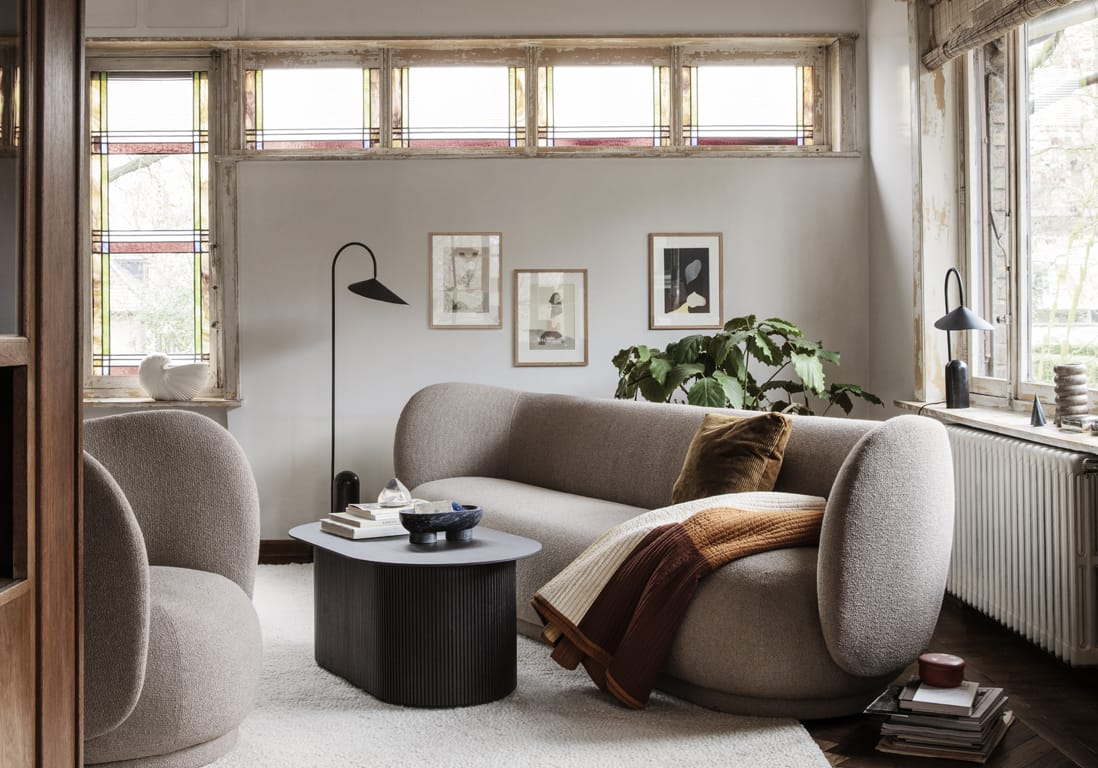
#> input picture S5/TSI/images/image_color.jpg, 1098 x 768 px
$ jupyter execute Traitement_image.ipynb
#> lines starting #> are read from the running program, lines starting #| are printed output that depends on the picture; after the words box and inside, x2 and y2 are one past the last pixel; in counts of white or black regions, pixels touching at a corner belong together
[cell 1]
import numpy as np
import matplotlib.pyplot as plt
import cv2

image_color = cv2.imread('images/image_color.jpg')
#> image_color is the input picture: shape (768, 1098, 3); mean B, G, R 126.9, 134.7, 143.5
def DFT(image):
    image = cv2.cvtColor(image, cv2.COLOR_BGR2GRAY)
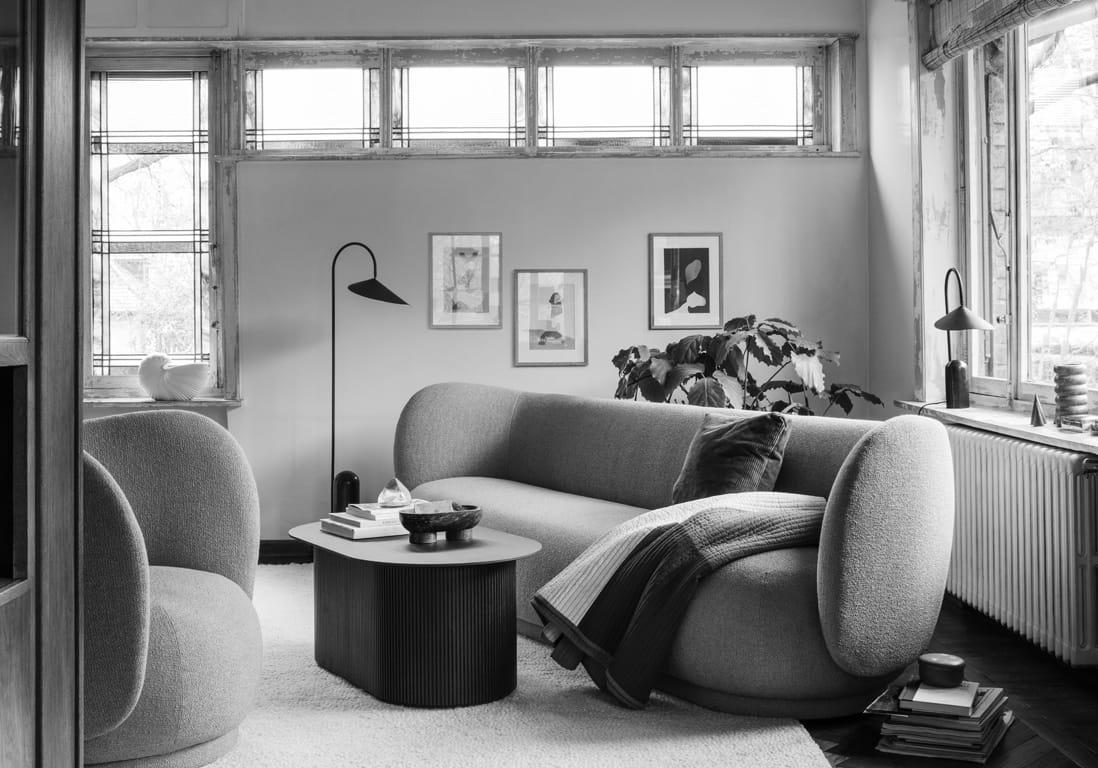
#> image: shape (768, 1098); min 0, max 255, mean 136.5
    dft = np.fft.fft2(image)
    dft_shift = np.fft.fftshift(dft)

    magnitude_spectrume = np.log(1 + np.abs(dft_shift))
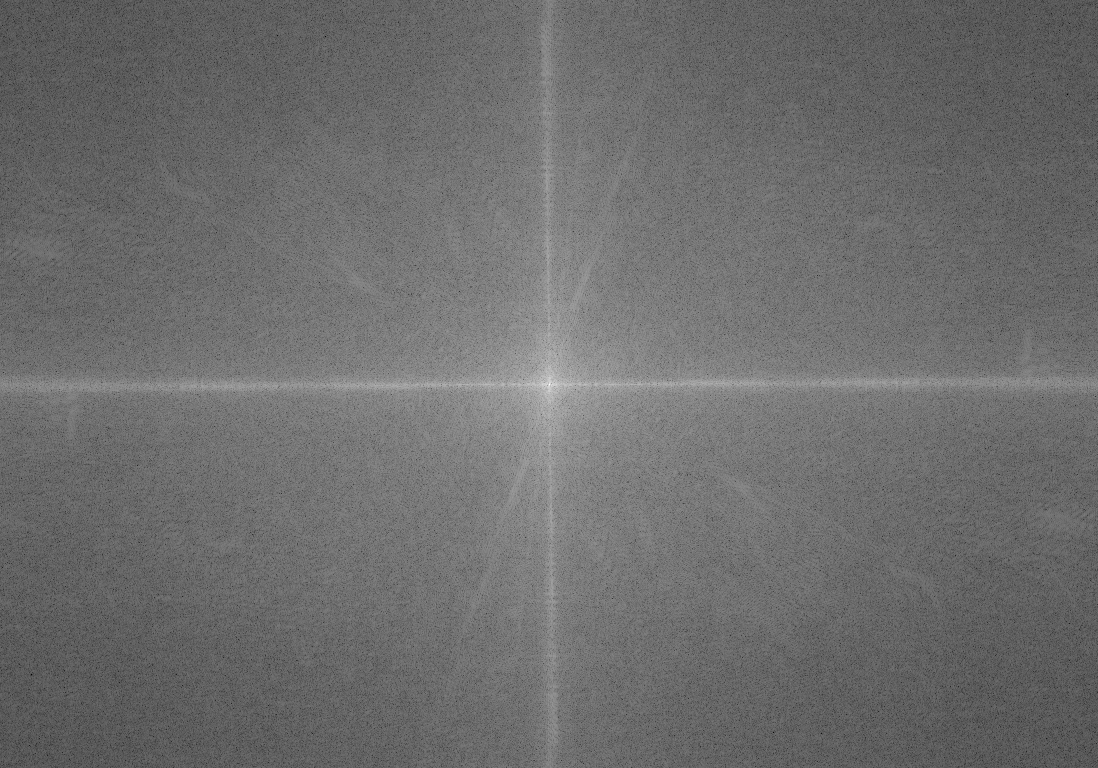
#> magnitude_spectrume: shape (768, 1098) float64; min 0.704, max 18.56, mean 8.37; drawn with min black and max white

    return magnitude_spectrume

plt.figure(figsize=(15,15))

plt.subplot(2, 2, 1)
plt.imshow(cv2.cvtColor(image_color, cv2.COLOR_BGR2RGB), cmap='gray')
plt.axis(False)

plt.subplot(2, 2, 2)
plt.imshow(DFT(image_color), cmap='gray')
plt.colorbar()

plt.show()

[cell 2]
import numpy as np
import matplotlib.pyplot as plt
import cv2

image_color = cv2.imread('images/image_color.jpg')


def DFT(image):
    image = cv2.cvtColor(image, cv2.COLOR_BGR2GRAY)
    dft = np.fft.fft2(image)
    dft_shift = np.fft.fftshift(dft)

    magnitude_spectrume = 20 * np.log(1 + np.abs(dft_shift))

    return magnitude_spectrume, dft_shift


def IFT(dft_shift):
    # dft_shift = DFT(image)[1]
    dft_inverse = np.fft.ifft2(np.fft.ifftshift(dft_shift))

    image_reconstructed = np.abs(dft_inverse)
    return image_reconstructed


plt.figure(figsize=(15,15))

plt.subplot(2, 2, 1)
plt.imshow(cv2.cvtColor(image_color, cv2.COLOR_BGR2RGB), cmap='gray')
plt.axis(False)

plt.subplot(2, 2, 2)
plt.imshow(IFT(DFT(image_color)[1]), cmap='gray')
plt.colorbar()

plt.show()

[cell 3]
def filter_passe_bas(image, radius):
#> called with radius = 40
    magnitude, dft_shift = DFT(image)

    L, C = image.shape[:2]
#> L = 768; C = 1098
    h_L, h_C = L // 2, C // 2
#> h_L = 384; h_C = 549
    mask = np.zeros((L, C), np.uint8)

    center = (h_C, h_L)
#> center = (549, 384)
    cv2.circle(mask, center, radius, 1, -1)
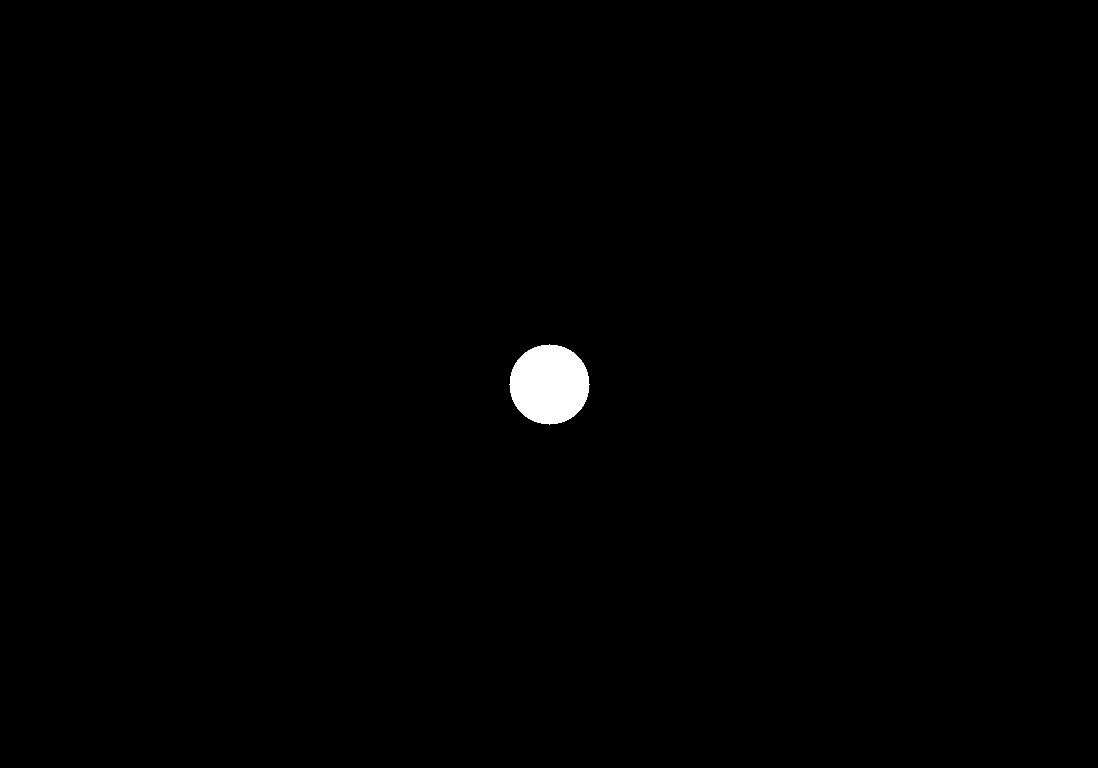
#> mask: shape (768, 1098); values 0 (black) and 1 (white), 0.6% white; 1 white region, box (x1, y1, x2, y2) and area: (509, 344, 590, 425) 5025

    l_pass = dft_shift * mask

    l_pass_img = IFT(l_pass)

    return l_pass_img


plt.figure(figsize=(15,15))

plt.subplot(2, 2, 1)
plt.imshow(cv2.cvtColor(image_color, cv2.COLOR_BGR2RGB), cmap='gray')
plt.axis(False)

plt.subplot(2, 2, 2)
plt.imshow(filter_passe_bas(image_color, 40), cmap='gray')
plt.colorbar()

plt.show()

[cell 4]
def filter_passe_haut(image, radius):
#> called with radius = 40
    _, dft_shift = DFT(image)

    L, C = image.shape[:2]
#> L = 768; C = 1098
    h_L, h_C = L // 2, C // 2
#> h_L = 384; h_C = 549
    mask = np.ones((L, C), np.uint8)

    center = (h_C, h_L)
#> center = (549, 384)
    cv2.circle(mask, center, radius, 0, -1)

    h_pass = dft_shift * mask

    h_pass_img = IFT(h_pass)
#> in IFT (call 3), `image_reconstructed = np.abs(dft_inverse)`:
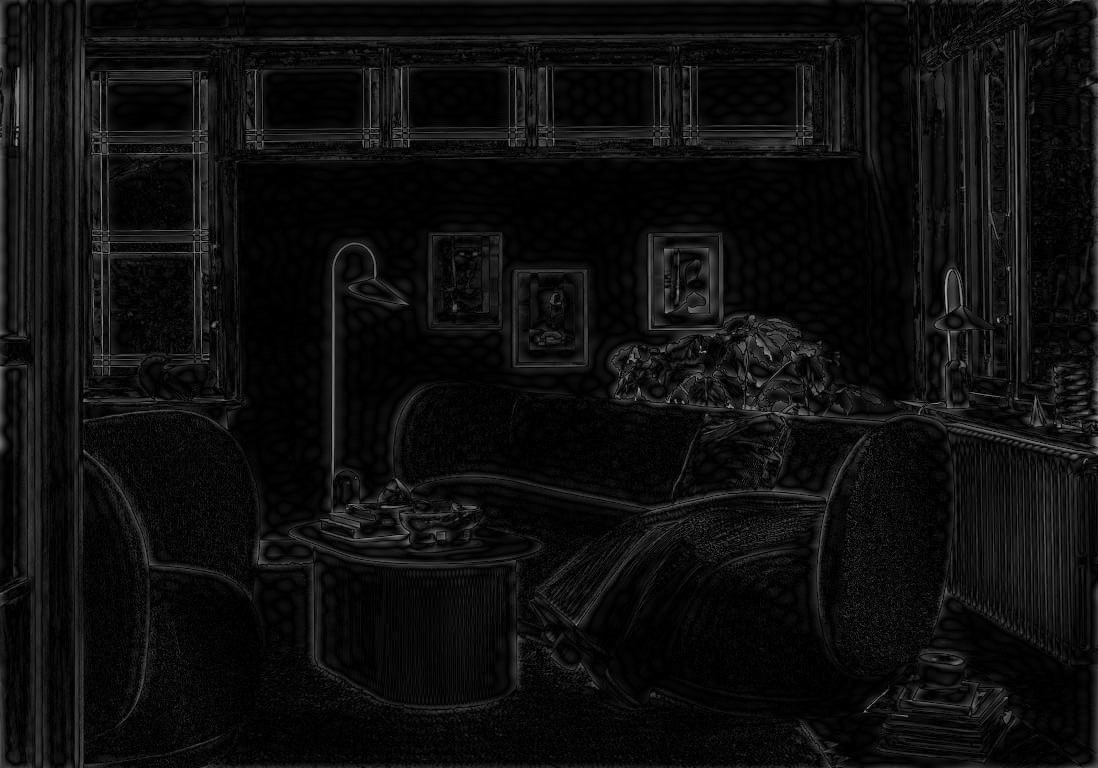
#> image_reconstructed: shape (768, 1098) float64; min 1.36e-05, max 172.1, mean 14.2

    return h_pass_img


plt.figure(figsize=(15,15))

plt.subplot(2, 2, 1)
plt.imshow(cv2.cvtColor(image_color, cv2.COLOR_BGR2RGB), cmap='gray')
plt.axis(False)

plt.subplot(2, 2, 2)
plt.imshow(filter_passe_haut(image_color, 40), cmap='gray')
plt.colorbar()

plt.show()
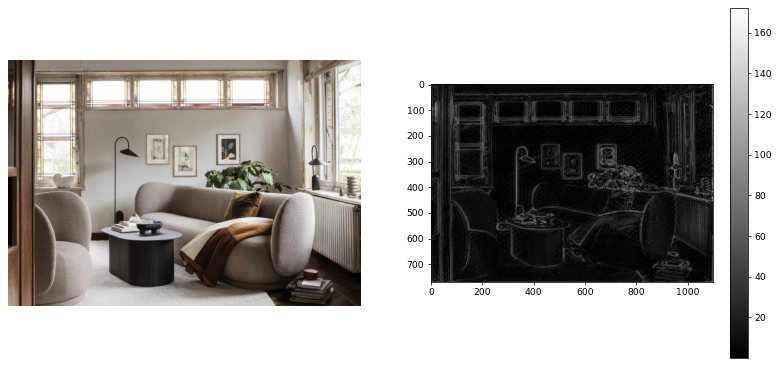
#> figure drawn by matplotlib, 3 panels

$ run again, with S5/TSI/images/image_gris.jpg copied over S5/TSI/images/image_color.jpg
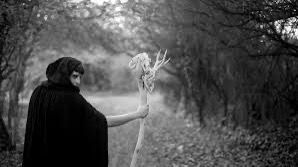
#> input picture S5/TSI/images/image_gris.jpg, 298 x 167 px
#> image_color is the input picture: shape (167, 298, 3); min 0, max 255, mean 77.4
#> in filter_passe_bas, `cv2.circle(mask, center, radius, 1, -1)`:
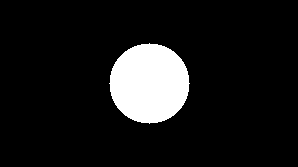
#> mask: shape (167, 298); values 0 (black) and 1 (white), 10.1% white; 1 white region, box (x1, y1, x2, y2) and area: (109, 43, 190, 124) 5025
#> `plt.show()`:
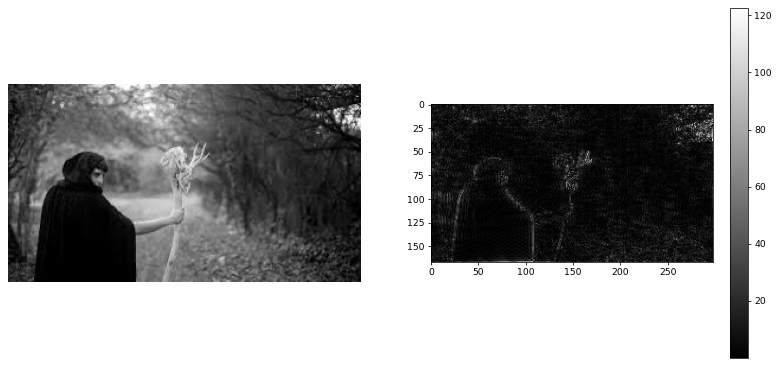
#> figure drawn by matplotlib, 3 panels
